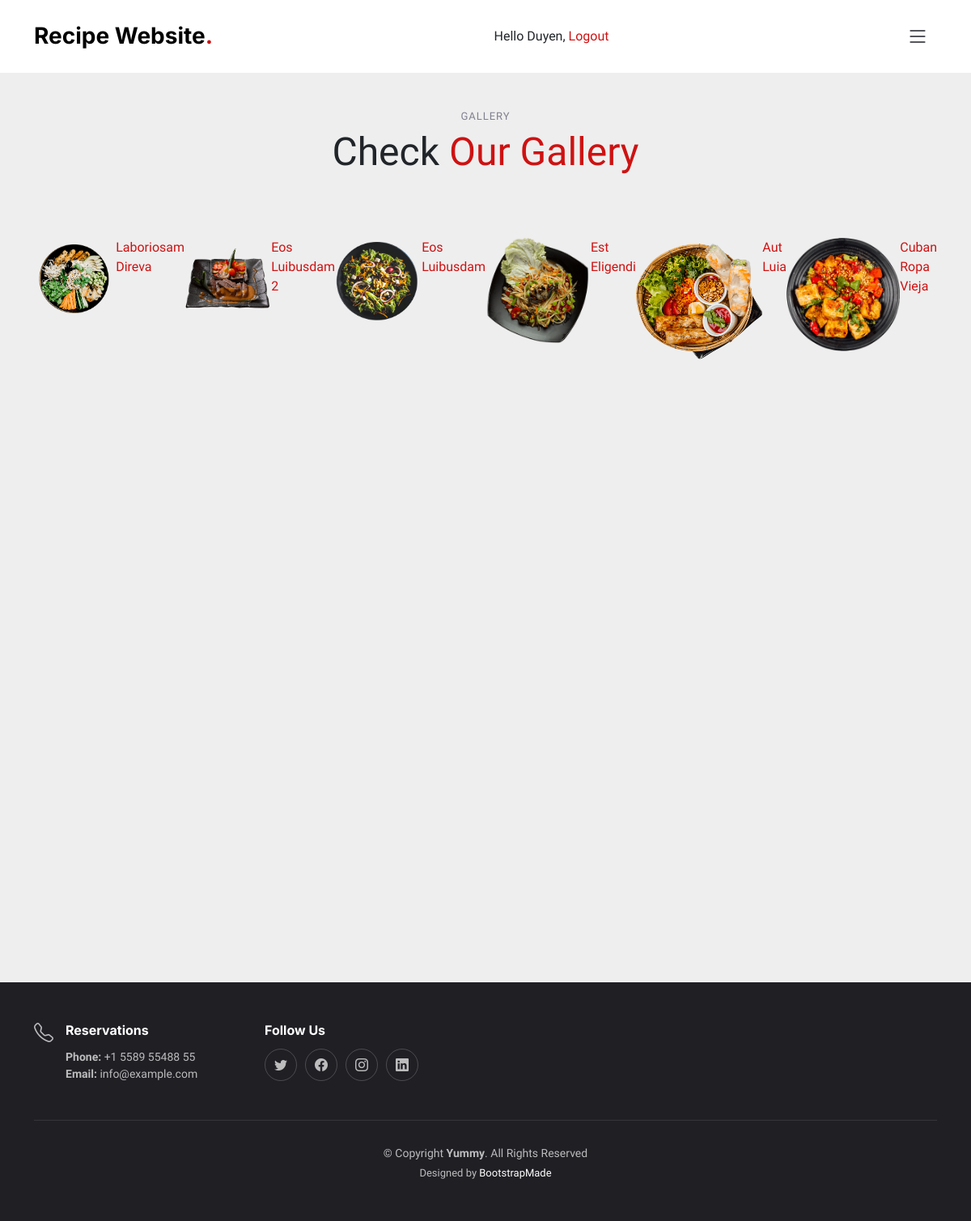
Page /images/ (signed in) on the committed database.
### recipe/models.py (models this page shows, shortened)
class Post(models.Model):
    STATUS_CHOICES = ( ('draft', 'Draft'), ('published', 'Published'), )
    title = models.CharField(max_length=250)
    slug = models.SlugField(max_length=250, unique_for_date='publish')
    author = models.ForeignKey(User, on_delete=models.CASCADE, related_name='recipe_posts')
    body = models.TextField(blank=True)
    image = models.ImageField(upload_to='posts/image/%Y/%m/%d/', blank=True)
    video = models.FileField(upload_to='posts/video/%Y/%m/%d/', blank=True)
    url = models.URLField()
    publish = models.DateTimeField(default=timezone.now)
    created = models.DateTimeField(auto_now_add=True)
    updated = models.DateTimeField(auto_now=True)
    status = models.CharField(max_length=10, choices=STATUS_CHOICES, default='draft')
    objects = models.Manager() # The default manager.
    published = PublishedManager() # Our custom manager.
    score = models.IntegerField(default=0,
        validators=[
            MaxValueValidator(5),
            MinValueValidator(0),
        ]
    )
    servings = models.IntegerField(default=0)
    ingredients = models.TextField(blank=True)
    direction_step = models.TextField(blank=True)
    nutrition_calories = models.IntegerField(default=0)
    nutrition_carbs = models.IntegerField(default=0)
    nutrition_protein = models.IntegerField(default=0)
    nutrition_fat = models.IntegerField(default=0)
    class Meta:
        ordering = ('-publish',)
    def get_absolute_url(self):
        return reverse('recipe:post_detail', args=[self.publish.year, self.publish.month, self.publish.day, self.slug])

### images/views.py (the view)
# urls.py: path('', views.image_list, name='list'),
@login_required
def image_list(request):
    images = Post.objects.all()
    paginator = Paginator(images, 8)
    page = request.GET.get('page')
    try:
        images = paginator.page(page)
    except PageNotAnInteger:
        images = paginator.page(1)
    except EmptyPage:
        if is_ajax(request):
            return HttpResponse('')
        images = paginator.page(paginator.num_pages)
    if is_ajax(request):
        return render(request, 'images/image/list_ajax.html', {'section': 'images',
                                                                   'images': images})
    return render(request, 'images/image/list.html', {'section': 'images', 'images': images })

### images/templates/images/image/list.html (shortened to what this page needs)
{% extends "base.html" %}
{% block content %}
    <h1>Images bookmarked</h1>
    <div id="image-list">
        {% include "images/image/list_ajax.html" %}
    </div>
{% endblock %}

### account/templates/base.html (shortened to what this page needs)
{% load static %}
<html lang="en">
    <head>
        <link rel="stylesheet" href="https://cdnjs.cloudflare.com/ajax/libs/font-awesome/4.7.0/css/font-awesome.min.css">
        <link href="{% static "assets/vendor/bootstrap/css/bootstrap.min.css" %}" rel="stylesheet">
        <link href="{% static "assets/vendor/bootstrap-icons/bootstrap-icons.css" %}" rel="stylesheet">
        <link href="{% static "assets/vendor/aos/aos.css" %}" rel="stylesheet">
        <link href="{% static "assets/vendor/glightbox/css/glightbox.min.css" %}" rel="stylesheet">
        <link href="{% static "assets/vendor/swiper/swiper-bundle.min.css" %}" rel="stylesheet">
        <link href="{% static "assets/css/main.css" %}" rel="stylesheet">
        <link href="{% static "assets/css/login.css" %}" rel="stylesheet">
        <link href="{% static "assets/css/recipe.css" %}" rel="stylesheet">
    </head>
    <body>
        <header id="header" class="header fixed-top d-flex align-items-center">
            <div class="container d-flex align-items-center justify-content-between">
                <a href="{% url "home" %}" class="logo d-flex align-items-center me-auto me-lg-0">
                    <h1>Recipe Website<span>.</span></h1>
                </a>
                <span class="user">
                    {% if request.user.is_authenticated %}
                        Hello {{ request.user.first_name }}, <a href="{% url "logout" %}">Logout</a>
                    {% else %}
                        <a href="{% url "login" %}">Log-in</a>
                    {% endif %}
                </span>
                <i class="mobile-nav-toggle mobile-nav-show bi bi-list"></i>
            </div>
        </header>
        <div id="content">
            {% block content %}
            {% endblock %}
        </div>
        <footer id="footer" class="footer">
            <div class="container">
                <div class="row gy-3">
                    <div class="col-lg-3 col-md-6 footer-links d-flex">
                        <i class="bi bi-telephone icon"></i>
                        <div>
                            <h4>Reservations</h4>
                            <p>
                                <strong>Phone:</strong> +1 5589 55488 55<br>
                                <strong>Email:</strong> info@example.com<br>
                            </p>
                        </div>
                    </div>
                    <div class="col-lg-3 col-md-6 footer-links">
                        <h4>Follow Us</h4>
                        <div class="social-links d-flex">
                            <a href="#" class="twitter"><i class="bi bi-twitter"></i></a>
                            <a href="#" class="facebook"><i class="bi bi-facebook"></i></a>
                            <a href="#" class="instagram"><i class="bi bi-instagram"></i></a>
                            <a href="#" class="linkedin"><i class="bi bi-linkedin"></i></a>
                        </div>
                    </div>
                </div>
            </div>
            <div class="container">
                <div class="copyright">
                    &copy; Copyright <strong><span>Yummy</span></strong>. All Rights Reserved
                </div>
                <div class="credits">
                    Designed by <a href="https://bootstrapmade.com/">BootstrapMade</a>
                </div>
            </div>
        </footer>
    </body>
</html>

### images/templates/images/image/list_ajax.html (shortened to what this page needs)
<section id="gallery" class="gallery section-bg">
    <div class="container" data-aos="fade-up">
      <div class="section-header">
        <h2>gallery</h2>
        <p>Check <span>Our Gallery</span></p>
      </div>
      <div class="gallery-slider swiper">
        <div class="swiper-wrapper align-items-center">
          {% for image in images %}
            <div id="items-width">
              <a class="glightbox" data-gallery="images-gallery" href="{{ image.get_absolute_url }}">
                <a href="{{ image.get_absolute_url }}">
                  <img src="{{ image.image.url }}" class="img-fluid" alt="">
                </a>
              </a>
              <div class="info">
                <a href="{{ image.get_absolute_url }}" class="title" >
                    {{ image.title }}
                </a>
              </div>
            </div>
          {% endfor %}
        </div>
      </div>
    </div>
</section>

### account/static/assets/css/main.css (style rules this page uses)
:root { --font-default: "Open Sans", system-ui, -apple-system, "Segoe UI", Roboto, "Helvetica Neue", Arial, "Noto Sans", "Liberation Sans", sans-serif, "Apple Color Emoji", "Segoe UI Emoji", "Segoe UI Symbol", "Noto Color Emoji"; --font-primary: "Amatic SC", sans-serif; --font-secondary: "Inter", sans-serif; }
:root { --color-default: #212529; --color-primary: #ce1212; --color-secondary: #37373f; }
:root { scroll-behavior: smooth; }
body { font-family: var(--font-default); color: var(--color-default); }
a { color: var(--color-primary); text-decoration: none; }
h1, h2, h3, h4, h5, h6 { font-family: var(--font-secondary); }
section { overflow: hidden; padding: 80px 0; }
.section-bg { background-color: #eee; }
.section-header { text-align: center; padding-bottom: 30px; }
.section-header h2 { font-size: 13px; letter-spacing: 1px; font-weight: 400; margin: 0; padding: 0; color: #7f7f90; text-transform: uppercase; font-family: var(--font-default); }
.section-header p { margin: 0; font-size: 48px; font-weight: 400; font-family: var(--font-primary); }
.section-header p span { color: var(--color-primary); }
.header { background: #fff; transition: all 0.5s; z-index: 997; height: 90px; border-bottom: 1px solid #fff; }
.header .logo h1 { font-size: 28px; font-weight: 700; color: #000; margin: 0; font-family: var(--font-secondary); }
.header .logo h1 span { color: var(--color-primary); }
section { scroll-margin-top: 90px; }
@media (max-width: 1279px) { .mobile-nav-show { color: var(--color-secondary); font-size: 28px; cursor: pointer; line-height: 0; transition: 0.5s; z-index: 9999; margin: 0 10px 0 20px; } }
.gallery { overflow: hidden; }
@media (min-width: 992px) { .gallery .swiper-wrapper { padding: 40px 0; } }
.footer { font-size: 14px; background-color: #1f1f24; padding: 50px 0; color: rgba(255, 255, 255, 0.7); }
.footer .icon { margin-right: 15px; font-size: 24px; line-height: 0; }
.footer h4 { font-size: 16px; font-weight: bold; position: relative; padding-bottom: 5px; color: #fff; }
.footer .footer-links { margin-bottom: 30px; }
.footer .social-links a { display: flex; align-items: center; justify-content: center; width: 40px; height: 40px; border-radius: 50%; border: 1px solid rgba(255, 255, 255, 0.2); font-size: 16px; color: rgba(255, 255, 255, 0.7); margin-right: 10px; transition: 0.3s; }
.footer .copyright { text-align: center; padding-top: 30px; border-top: 1px solid rgba(255, 255, 255, 0.1); }
.footer .credits { padding-top: 4px; text-align: center; font-size: 13px; }
.footer .credits a { color: #fff; }

### account/static/assets/css/recipe.css (style rules this page uses)
#items-width { position: relative; width: 100%; height: 100%; z-index: 0; display: flex; transition-property: transform; box-sizing: content-box; }

### rows in the picture
Post: image (picture), title "Laboriosam Direva"
Post: image (picture), title "Eos Luibusdam 2"
Post: image (picture), title "Eos Luibusdam"
Post: image (picture), title "Est Eligendi"
Post: image (picture), title "Aut Luia"
Post: image (picture), title "Cuban Ropa Vieja"

### other values in the picture
{{ request.user.first_name }} "Duyen"
